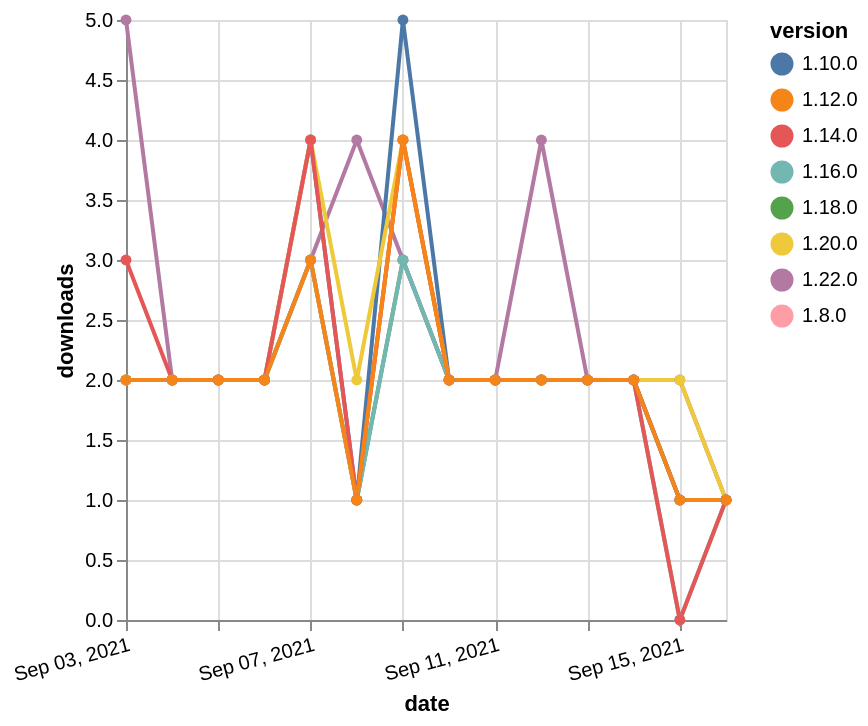

This figure's Vega-Lite source:
### Vega-Lite specification from a JSON file in a GitHub repository (floating-point values rounded to 4 significant figures)
{"$schema": "https://vega.github.io/schema/vega-lite/v5.json", "description": "A simple bar chart with embedded data.", "data": {"values": [{"date": "2021-09-03", "total": 1004, "delta": 2, "version": "1.18.0"}, {"date": "2021-09-04", "total": 1006, "delta": 2, "version": "1.18.0"}, {"date": "2021-09-05", "total": 1008, "delta": 2, "version": "1.18.0"}, {"date": "2021-09-06", "total": 1010, "delta": 2, "version": "1.18.0"}, {"date": "2021-09-07", "total": 1013, "delta": 3, "version": "1.18.0"}, {"date": "2021-09-08", "total": 1014, "delta": 1, "version": "1.18.0"}, {"date": "2021-09-09", "total": 1017, "delta": 3, "version": "1.18.0"}, {"date": "2021-09-10", "total": 1019, "delta": 2, "version": "1.18.0"}, {"date": "2021-09-11", "total": 1021, "delta": 2, "version": "1.18.0"}, {"date": "2021-09-12", "total": 1023, "delta": 2, "version": "1.18.0"}, {"date": "2021-09-13", "total": 1025, "delta": 2, "version": "1.18.0"}, {"date": "2021-09-14", "total": 1027, "delta": 2, "version": "1.18.0"}, {"date": "2021-09-15", "total": 1028, "delta": 1, "version": "1.18.0"}, {"date": "2021-09-16", "total": 1029, "delta": 1, "version": "1.18.0"}, {"date": "2021-09-03", "total": 232, "delta": 5, "version": "1.22.0"}, {"date": "2021-09-04", "total": 234, "delta": 2, "version": "1.22.0"}, {"date": "2021-09-05", "total": 236, "delta": 2, "version": "1.22.0"}, {"date": "2021-09-06", "total": 238, "delta": 2, "version": "1.22.0"}, {"date": "2021-09-07", "total": 241, "delta": 3, "version": "1.22.0"}, {"date": "2021-09-08", "total": 245, "delta": 4, "version": "1.22.0"}, {"date": "2021-09-09", "total": 248, "delta": 3, "version": "1.22.0"}, {"date": "2021-09-10", "total": 250, "delta": 2, "version": "1.22.0"}, {"date": "2021-09-11", "total": 252, "delta": 2, "version": "1.22.0"}, {"date": "2021-09-12", "total": 256, "delta": 4, "version": "1.22.0"}, {"date": "2021-09-13", "total": 258, "delta": 2, "version": "1.22.0"}, {"date": "2021-09-14", "total": 260, "delta": 2, "version": "1.22.0"}, {"date": "2021-09-15", "total": 262, "delta": 2, "version": "1.22.0"}, {"date": "2021-09-16", "total": 263, "delta": 1, "version": "1.22.0"}, {"date": "2021-09-03", "total": 2309, "delta": 2, "version": "1.8.0"}, {"date": "2021-09-04", "total": 2311, "delta": 2, "version": "1.8.0"}, {"date": "2021-09-05", "total": 2313, "delta": 2, "version": "1.8.0"}, {"date": "2021-09-06", "total": 2315, "delta": 2, "version": "1.8.0"}, {"date": "2021-09-07", "total": 2318, "delta": 3, "version": "1.8.0"}, {"date": "2021-09-08", "total": 2319, "delta": 1, "version": "1.8.0"}, {"date": "2021-09-09", "total": 2323, "delta": 4, "version": "1.8.0"}, {"date": "2021-09-10", "total": 2325, "delta": 2, "version": "1.8.0"}, {"date": "2021-09-11", "total": 2327, "delta": 2, "version": "1.8.0"}, {"date": "2021-09-12", "total": 2329, "delta": 2, "version": "1.8.0"}, {"date": "2021-09-13", "total": 2331, "delta": 2, "version": "1.8.0"}, {"date": "2021-09-14", "total": 2333, "delta": 2, "version": "1.8.0"}, {"date": "2021-09-15", "total": 2334, "delta": 1, "version": "1.8.0"}, {"date": "2021-09-16", "total": 2335, "delta": 1, "version": "1.8.0"}, {"date": "2021-09-03", "total": 2476, "delta": 2, "version": "1.10.0"}, {"date": "2021-09-04", "total": 2478, "delta": 2, "version": "1.10.0"}, {"date": "2021-09-05", "total": 2480, "delta": 2, "version": "1.10.0"}, {"date": "2021-09-06", "total": 2482, "delta": 2, "version": "1.10.0"}, {"date": "2021-09-07", "total": 2486, "delta": 4, "version": "1.10.0"}, {"date": "2021-09-08", "total": 2487, "delta": 1, "version": "1.10.0"}, {"date": "2021-09-09", "total": 2492, "delta": 5, "version": "1.10.0"}, {"date": "2021-09-10", "total": 2494, "delta": 2, "version": "1.10.0"}, {"date": "2021-09-11", "total": 2496, "delta": 2, "version": "1.10.0"}, {"date": "2021-09-12", "total": 2498, "delta": 2, "version": "1.10.0"}, {"date": "2021-09-13", "total": 2500, "delta": 2, "version": "1.10.0"}, {"date": "2021-09-14", "total": 2502, "delta": 2, "version": "1.10.0"}, {"date": "2021-09-15", "total": 2503, "delta": 1, "version": "1.10.0"}, {"date": "2021-09-16", "total": 2504, "delta": 1, "version": "1.10.0"}, {"date": "2021-09-03", "total": 694, "delta": 2, "version": "1.20.0"}, {"date": "2021-09-04", "total": 696, "delta": 2, "version": "1.20.0"}, {"date": "2021-09-05", "total": 698, "delta": 2, "version": "1.20.0"}, {"date": "2021-09-06", "total": 700, "delta": 2, "version": "1.20.0"}, {"date": "2021-09-07", "total": 704, "delta": 4, "version": "1.20.0"}, {"date": "2021-09-08", "total": 706, "delta": 2, "version": "1.20.0"}, {"date": "2021-09-09", "total": 710, "delta": 4, "version": "1.20.0"}, {"date": "2021-09-10", "total": 712, "delta": 2, "version": "1.20.0"}, {"date": "2021-09-11", "total": 714, "delta": 2, "version": "1.20.0"}, {"date": "2021-09-12", "total": 716, "delta": 2, "version": "1.20.0"}, {"date": "2021-09-13", "total": 718, "delta": 2, "version": "1.20.0"}, {"date": "2021-09-14", "total": 720, "delta": 2, "version": "1.20.0"}, {"date": "2021-09-15", "total": 722, "delta": 2, "version": "1.20.0"}, {"date": "2021-09-16", "total": 723, "delta": 1, "version": "1.20.0"}, {"date": "2021-09-03", "total": 1464, "delta": 2, "version": "1.16.0"}, {"date": "2021-09-04", "total": 1466, "delta": 2, "version": "1.16.0"}, {"date": "2021-09-05", "total": 1468, "delta": 2, "version": "1.16.0"}, {"date": "2021-09-06", "total": 1470, "delta": 2, "version": "1.16.0"}, {"date": "2021-09-07", "total": 1473, "delta": 3, "version": "1.16.0"}, {"date": "2021-09-08", "total": 1474, "delta": 1, "version": "1.16.0"}, {"date": "2021-09-09", "total": 1477, "delta": 3, "version": "1.16.0"}, {"date": "2021-09-10", "total": 1479, "delta": 2, "version": "1.16.0"}, {"date": "2021-09-11", "total": 1481, "delta": 2, "version": "1.16.0"}, {"date": "2021-09-12", "total": 1483, "delta": 2, "version": "1.16.0"}, {"date": "2021-09-13", "total": 1485, "delta": 2, "version": "1.16.0"}, {"date": "2021-09-14", "total": 1487, "delta": 2, "version": "1.16.0"}, {"date": "2021-09-15", "total": 1487, "delta": 0, "version": "1.16.0"}, {"date": "2021-09-16", "total": 1488, "delta": 1, "version": "1.16.0"}, {"date": "2021-09-03", "total": 1943, "delta": 3, "version": "1.14.0"}, {"date": "2021-09-04", "total": 1945, "delta": 2, "version": "1.14.0"}, {"date": "2021-09-05", "total": 1947, "delta": 2, "version": "1.14.0"}, {"date": "2021-09-06", "total": 1949, "delta": 2, "version": "1.14.0"}, {"date": "2021-09-07", "total": 1953, "delta": 4, "version": "1.14.0"}, {"date": "2021-09-08", "total": 1954, "delta": 1, "version": "1.14.0"}, {"date": "2021-09-09", "total": 1958, "delta": 4, "version": "1.14.0"}, {"date": "2021-09-10", "total": 1960, "delta": 2, "version": "1.14.0"}, {"date": "2021-09-11", "total": 1962, "delta": 2, "version": "1.14.0"}, {"date": "2021-09-12", "total": 1964, "delta": 2, "version": "1.14.0"}, {"date": "2021-09-13", "total": 1966, "delta": 2, "version": "1.14.0"}, {"date": "2021-09-14", "total": 1968, "delta": 2, "version": "1.14.0"}, {"date": "2021-09-15", "total": 1968, "delta": 0, "version": "1.14.0"}, {"date": "2021-09-16", "total": 1969, "delta": 1, "version": "1.14.0"}, {"date": "2021-09-03", "total": 2019, "delta": 2, "version": "1.12.0"}, {"date": "2021-09-04", "total": 2021, "delta": 2, "version": "1.12.0"}, {"date": "2021-09-05", "total": 2023, "delta": 2, "version": "1.12.0"}, {"date": "2021-09-06", "total": 2025, "delta": 2, "version": "1.12.0"}, {"date": "2021-09-07", "total": 2028, "delta": 3, "version": "1.12.0"}, {"date": "2021-09-08", "total": 2029, "delta": 1, "version": "1.12.0"}, {"date": "2021-09-09", "total": 2033, "delta": 4, "version": "1.12.0"}, {"date": "2021-09-10", "total": 2035, "delta": 2, "version": "1.12.0"}, {"date": "2021-09-11", "total": 2037, "delta": 2, "version": "1.12.0"}, {"date": "2021-09-12", "total": 2039, "delta": 2, "version": "1.12.0"}, {"date": "2021-09-13", "total": 2041, "delta": 2, "version": "1.12.0"}, {"date": "2021-09-14", "total": 2043, "delta": 2, "version": "1.12.0"}, {"date": "2021-09-15", "total": 2044, "delta": 1, "version": "1.12.0"}, {"date": "2021-09-16", "total": 2045, "delta": 1, "version": "1.12.0"}]}, "width": "container", "mark": {"type": "line", "point": {"filled": true}}, "encoding": {"x": {"field": "date", "type": "temporal", "timeUnit": "yearmonthdate", "title": "date", "axis": {"labelAngle": -15}}, "y": {"field": "delta", "type": "quantitative", "title": "downloads"}, "color": {"field": "version", "type": "nominal"}, "tooltip": {"field": "delta"}}}
